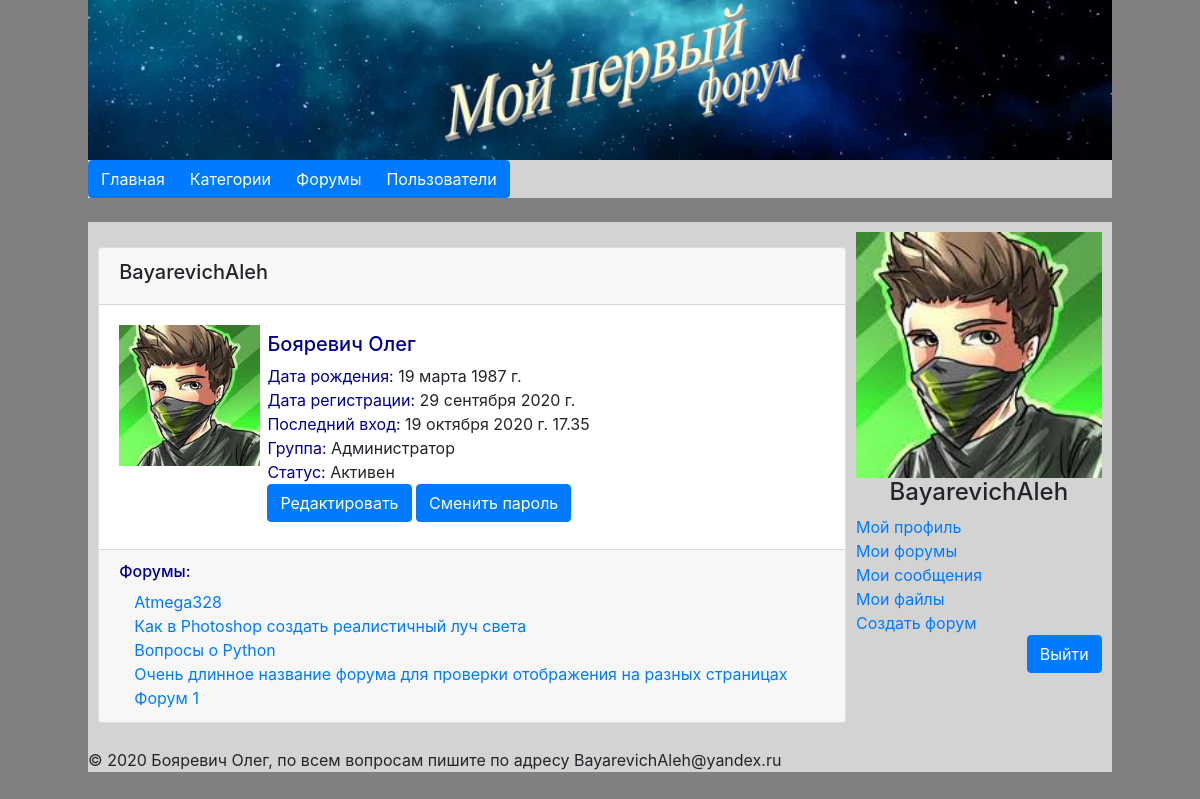
The page /user/BayarevichAleh (signed in) on the database its author committed.
### Forum/models.py (models this page shows)
class Users(AbstractUser):
    age = models.DateField(blank=True, null=True, verbose_name='Дата Рождения', )
    photo = models.ImageField(blank=True, upload_to='userphotos/', verbose_name='Фото')
    status = models.CharField(max_length=150, choices=STATUS_CHOICES, default='active', verbose_name='Статус')
    def get_absolute_url(self):
        return reverse('user', kwargs={"username": self.username})
    def __str__(self):
        return self.username
    class Meta:
        verbose_name = 'Пользователь'
        verbose_name_plural = 'Пользователи'
        ordering = ['username']

class Forum(models.Model):
    category = models.ForeignKey('Category', on_delete=models.SET_NULL, null=True,
                                 verbose_name='Категория')
    name = models.CharField(max_length=100, unique=True, verbose_name='Название')
    commit = RichTextField(blank=False, verbose_name='Описание')
    logo = models.ImageField(blank=True, upload_to='forumlogos/', verbose_name='Логотип')
    creator = models.ForeignKey('Users', on_delete=models.PROTECT, null=True, verbose_name='Создатель')
    is_published = models.BooleanField(default=True,
                                       verbose_name='Публичность')
    create_date = models.DateTimeField(auto_now_add=True, verbose_name='Дата создания')
    def get_absolute_url(self):
        return reverse('forum', kwargs={"forum_id": self.pk})
    def __str__(self):
        return self.name
    class Meta:
        verbose_name = 'Форум'
        verbose_name_plural = 'Форумы'
        ordering = ['-create_date']

### Forum/views.py (the view)
# urls.py: path('user/<str:username>', UserView.as_view(), name='user'),
class UserView(TemplateView):
    template_name = 'Forum/user.html'
    userform = UserLoginForm
    def get_context_data(self, *args, **kwargs):
        context = super(UserView, self).get_context_data(**kwargs)
        context['userform'] = UserLoginForm
        try:
            context['user'] = Users.objects.get(username=self.kwargs['username'])
        except:
            return get_object_or_404(Users, username=self.kwargs['username'])
        context['user_forums'] = Forum.objects.filter(creator=context['user'])
        context['title'] = f"Пользователь :: {context['user']}"
        return context

### Forum/templates/Forum/user.html (shortened to what this page needs)
{% extends 'base.html' %}
{% block content %}
    <div class="card text-center" style="margin: 15px auto">
        <div class="card-header" align="left">
            <h5>{{ user.username }}</h5></a>
        </div>
        <div class="card-body" align="left">
            <div class="col-1-4" style="width: 20%">
                {% if  user.photo %}
                    <img src="../../static{{ user.photo.url }}" width="100%" alt="Аватар">
                {% else %}
                    <img src="../../static/media/userphotos/nophoto.png" width="100%" alt="Аватар">
                {% endif %}
            </div>
            <div class="col-3-4">
                <h5 style="color:darkblue;">{{ user.last_name }} {{ user.first_name }}</h5>
                <font color="#00008b">Дата рождения: </font>{% if user.age != None %}
                {{ user.age|date:"d E Y г." }}{% else %}Не
                указана{% endif %}<br>
                <font color="#00008b">Дата регистрации: </font>{{ user.date_joined|date:"d E Y г." }}<br>
                <font color="#00008b">Последний вход: </font>{{ user.last_login|date:"d E Y г. H.i" }}<br>
                <font color="#00008b">Группа: </font>{{ user.groups.get }}<br>
                <font color="#00008b">Статус: </font>
                {% if user.status == "active" %}
                    Активен
                {% elif user.status == "warn" %}
                    Вынесено предупреждени
                {% elif user.status == "block" %}
                    Заблокирован
                {% elif user.status == "delate" %}
                    Удален
                {% endif %}
                <br>
                {% if request.user.username == user.username %}
                    <a class="btn btn-primary" href="{% url 'edit_my_profil' %}">Редактировать</a>
                    <a class="btn btn-primary" href="{% url 'change_password' %}">Сменить пароль</a>
                {% endif %}
            </div>
        </div>
        <div class="card-footer text-muted" align="left">
            <h6 style="color: darkblue">Форумы:</h6>
            <form action="#" method="get" id="delete">
                {% for item in user_forums %}
                    <div class="row" style="width: 800px">
                        <div class="col" style="width: 70%">
                            <a href="{{ item.get_absolute_url }}">{{ item }}</a><br>
                        </div>
                    </div>
                {% endfor %}
            </form>
        </div>
    </div>
{% endblock %}
{% block user %}
    {{ block.super }}
{% endblock %}

### templates/inc/_login.html (shortened to what this page needs)
{% load staticfiles %}
{% if request.user.is_authenticated %}
    {% if request.user.photo %}
        <img src="{% static request.user.photo.url %}" alt="Photo" width="100%">
    {% else %}
        <img src="{% static 'media/userphotos/nophoto.png' %}" alt="Photo" width="100%">
    {% endif %}
    <h4 align="center">{{ request.user.username }}</h4>
    <a href="{{ request.user.get_absolute_url }}">Мой профиль</a><br>
    <a href="{% url 'myforums' %}">Мои форумы</a><br>
    <a href="#">Мои сообщения</a><br>
    <a href="#">Мои файлы</a><br>
    <a href="{% url 'add_forum' %}">Создать форум</a><br>
        <div style="float: right">
            <a href="{% url 'logout' %}?url={{ request.path }}" class="btn btn-primary">Выйти</a>
        </div>
{% endif %}

### Forum/static/css/style.css (style rules this page uses)
.container:after, .row:after { content: ""; display: table; clear: both; }
.col-3-4 { width: 73%; float: left; margin: 1%; }
.col-1-4 { width: 25%; float: left; }
.row { margin: 0px auto; padding: 0 0px; }
body { background-color: gray; }

### rows shown on the page
Users: username "BayarevichAleh", photo (picture), last_name "Бояревич", first_name "Олег", age "19 марта 1987 г.", date_joined "29 сентября 2020 г.", last_login "19 октября 2020 г. 17.35", groups.get "Администратор", user.username "BayarevichAleh"
Forum: name "Atmega328"
Forum: name "Как в Photoshop создать реалистичный луч света"
Forum: name "Вопросы о Python"
Forum: name "Очень длинное название форума для проверки отображения на разных страницах"
Forum: name "Форум 1"
